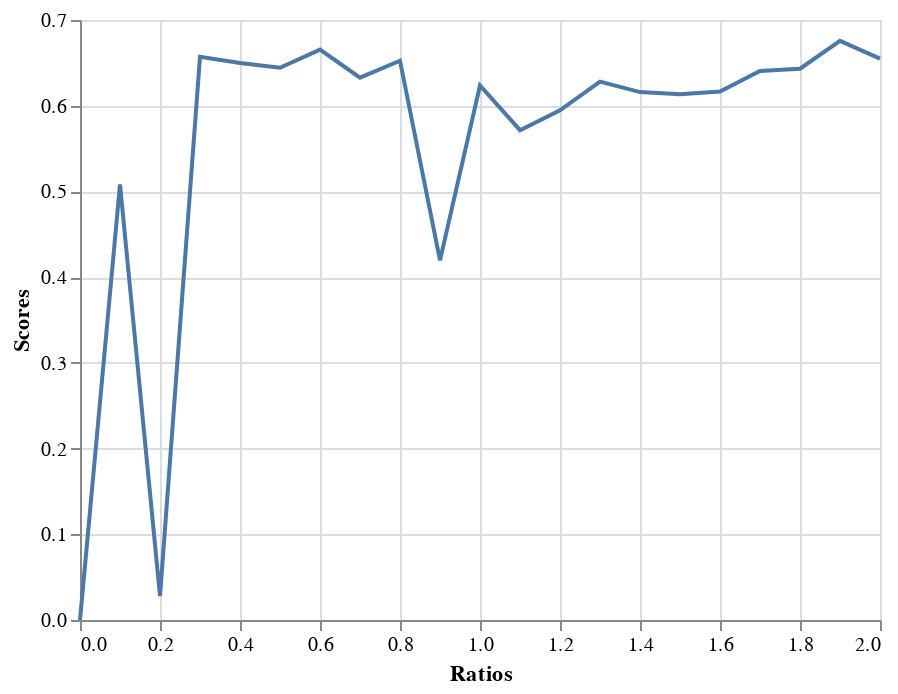

Notebook code for this chart:
### Code cell
import altair as alt

data = pd.DataFrame({
    'Ratios': ratios,
    'F-5': fscores,
    'ROC-AUC': roc_aucs,
    'Accuracy': accuracies
})

alt.Chart(data).mark_line().encode(
    x='Ratios',
    y='ROC-AUC'
)

### Figure 1 — Vega-Lite specification as saved in the notebook (floating-point values rounded to 4 significant figures)
{"config": {"view": {"continuousWidth": 400, "continuousHeight": 300}}, "data": {"name": "data-c942194cae352729a2055097b6be46e4"}, "mark": "line", "encoding": {"x": {"type": "quantitative", "field": "Ratios"}, "y": {"type": "quantitative", "field": "Scores"}}, "$schema": "https://vega.github.io/schema/vega-lite/v4.8.1.json", "datasets": {"data-c942194cae352729a2055097b6be46e4": [{"Ratios": 0.0, "Scores": 0.0}, {"Ratios": 0.1, "Scores": 0.5083}, {"Ratios": 0.2, "Scores": 0.02793}, {"Ratios": 0.3, "Scores": 0.6571}, {"Ratios": 0.4, "Scores": 0.6499}, {"Ratios": 0.5, "Scores": 0.6442}, {"Ratios": 0.6, "Scores": 0.6655}, {"Ratios": 0.7, "Scores": 0.6327}, {"Ratios": 0.8, "Scores": 0.6525}, {"Ratios": 0.9, "Scores": 0.4195}, {"Ratios": 1.0, "Scores": 0.6236}, {"Ratios": 1.1, "Scores": 0.5714}, {"Ratios": 1.2, "Scores": 0.5946}, {"Ratios": 1.3, "Scores": 0.6282}, {"Ratios": 1.4, "Scores": 0.6159}, {"Ratios": 1.5, "Scores": 0.6133}, {"Ratios": 1.6, "Scores": 0.6166}, {"Ratios": 1.7, "Scores": 0.6406}, {"Ratios": 1.8, "Scores": 0.6432}, {"Ratios": 1.9, "Scores": 0.6757}, {"Ratios": 2.0, "Scores": 0.6549}]}}
